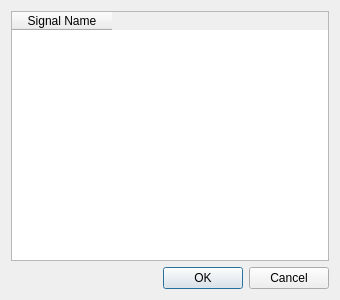
<?xml version="1.0" encoding="UTF-8"?>
<ui version="4.0">
 <class>FaultSignalsDlg</class>
 <widget class="QWidget" name="FaultSignalsDlg">
  <property name="geometry">
   <rect>
    <x>0</x>
    <y>0</y>
    <width>340</width>
    <height>300</height>
   </rect>
  </property>
  <property name="windowTitle">
   <string>FaultSignalsDlg</string>
  </property>
  <layout class="QHBoxLayout" name="horizontalLayout">
   <item>
    <layout class="QVBoxLayout" name="verticalLayout">
     <item>
      <widget class="LDFCommonTableWidget" name="tableSignalList">
       <column>
        <property name="text">
         <string>Signal Name</string>
        </property>
       </column>
      </widget>
     </item>
     <item>
      <widget class="QDialogButtonBox" name="buttonBox">
       <property name="standardButtons">
        <set>QDialogButtonBox::Cancel|QDialogButtonBox::Ok</set>
       </property>
      </widget>
     </item>
    </layout>
   </item>
  </layout>
 </widget>
 <layoutdefault spacing="6" margin="11"/>
 <customwidgets>
  <customwidget>
   <class>LDFCommonTableWidget</class>
   <extends>QTableWidget</extends>
   <header>ldfcommontablewidget.h</header>
  </customwidget>
 </customwidgets>
 <resources/>
 <connections/>
</ui>
